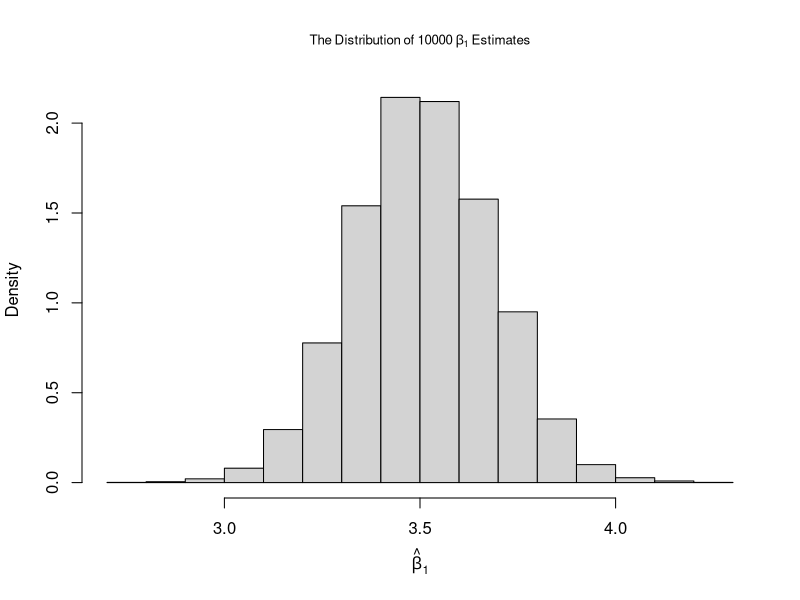

Source code (R):
### Unbiasedness of the OLS estimator

# Simular os dados
N <- 100000
X <- runif(N, min = 0, max = 20)
u <- rnorm(N, sd = 10)

# population regression
Y <- -2 + 3.5 * X + u
population <- data.frame(X, Y)



# set repetitions and sample size
n <- 100
reps <- 10000

# initialize the matrix of outcomes
fit <- matrix(ncol = 2, nrow = reps)

# loop sampling and estimation of the coefficients
for (i in 1:reps){
  
  sample <- population[sample(1:N, n), ]
  fit[i, ] <- lm(Y ~ X, data = sample)$coefficients
  
}


# plot histograms of beta_hat_1 
hist(fit[, 2],
     cex.main = 0.8,
     main = bquote(The ~ Distribution  ~ of ~ 10000 ~ beta[1] ~ Estimates), 
     xlab = bquote(hat(beta)[1]), 
     freq = F)

